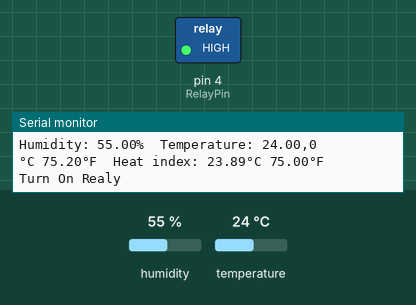
Bench run of a sketch on a simulated Arduino Uno, built with avr-gcc and run on an emulated ATmega328P. Parts: switched loads named in the sketch (green lamp = pin HIGH), the last lines printed to the serial monitor. The test bench sets the inputs (shaded band); at power-on: temperature 24 °C, humidity 55 %.

Above: at 2.9 s.
3.0 s: temperature set to 31 °C
5.8 s: temperature set to 34 °C
At 6.6 s:
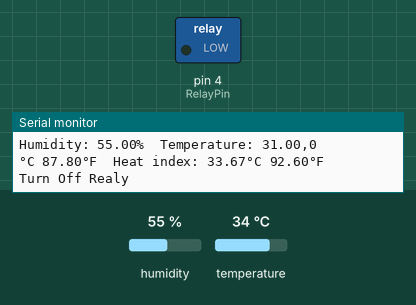
8.6 s: temperature set to 12 °C
At 11.1 s:
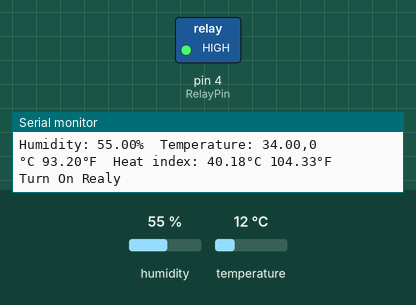
11.9 s: temperature set to 33 °C
At 13.2 s:
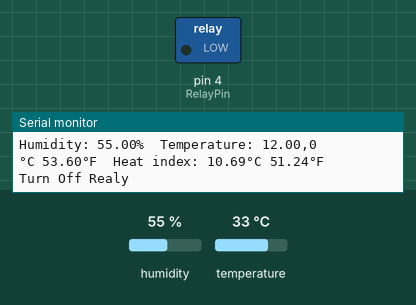
Timing chart, 0 to 14.9 s (numbered marks = the images above; inputs shaded):
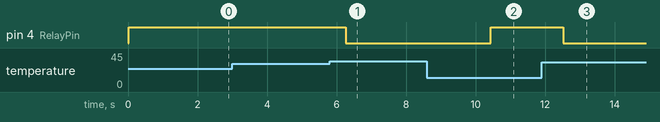

Measured:
- the behaviour switches between 32 and 33 °C on temperature (found by bisection; images 0 and 1)
- after the input at 5.8 s, pin 4 (RelayPin): HIGH → LOW after 0.47 s
- after the input at 8.6 s, pin 4 (RelayPin): LOW → HIGH after 1.8 s
- after the input at 11.9 s, pin 4 (RelayPin): HIGH → LOW after 0.62 s

The sketch:

16_Bangbang_Heater.ino
```cpp
#include "DHT.h"

 #define DHTPIN 5   //D1
// Digital pin connected to the DHT sensor
// Feather HUZZAH ESP8266 note: use pins 3, 4, 5, 12, 13 or 14 --
// Pin 15 can work but DHT must be disconnected during program upload.
#define DHTTYPE DHT11   // DHT 11
//#define DHTTYPE DHT22   // DHT 22  (AM2302), AM2321
//#define DHTTYPE DHT21   // DHT 21 (AM2301)
int RelayPin = 4; //D2
int RelayStatus=0;
float targetTemp = 32;
float bangOn=0.2;
float bangOff=0.2;

DHT dht(DHTPIN, DHTTYPE);

void setup() {
  Serial.begin(9600);
  Serial.println(F("DHTxx test!"));
  pinMode(RelayPin, OUTPUT);
  dht.begin();
}

void loop() {
  // Wait a few seconds between measurements.


  float h = dht.readHumidity();
  // Read temperature as Celsius (the default)
  float t = dht.readTemperature();
  // Read temperature as Fahrenheit (isFahrenheit = true)
  float f = dht.readTemperature(true);

  if (isnan(h) || isnan(t) || isnan(f)) {
    Serial.println(F("Failed to read from DHT sensor!"));
    return;
  }
    float hif = dht.computeHeatIndex(f, h);
//   Compute heat index in Celsius (isFahreheit = false)
  float hic = dht.computeHeatIndex(t, h, false);
  if (t < (targetTemp-bangOn)){
    digitalWrite(RelayPin,HIGH);
    Serial.println("Turn On Realy");
  delay(1000);

//   digitalWrite(RelayPin,LOW);
//     delay(1000);
 // RelayStatus=1;
  }
  if(t > (targetTemp+bangOff)){
    digitalWrite(RelayPin,LOW);
    Serial.println("Turn Off Realy");
    RelayStatus=0;
    delay(1000);
  }
  Serial.print(F("Humidity: "));
  Serial.print(h);
  Serial.print(F("%  Temperature: "));
  Serial.print(t);
  Serial.print(",");
  Serial.println(RelayStatus);
  Serial.print(F("°C "));
  Serial.print(f);
  Serial.print(F("°F  Heat index: "));
  Serial.print(hic);
  Serial.print(F("°C "));
  Serial.print(hif);
  Serial.println(F("°F"));

}
```
